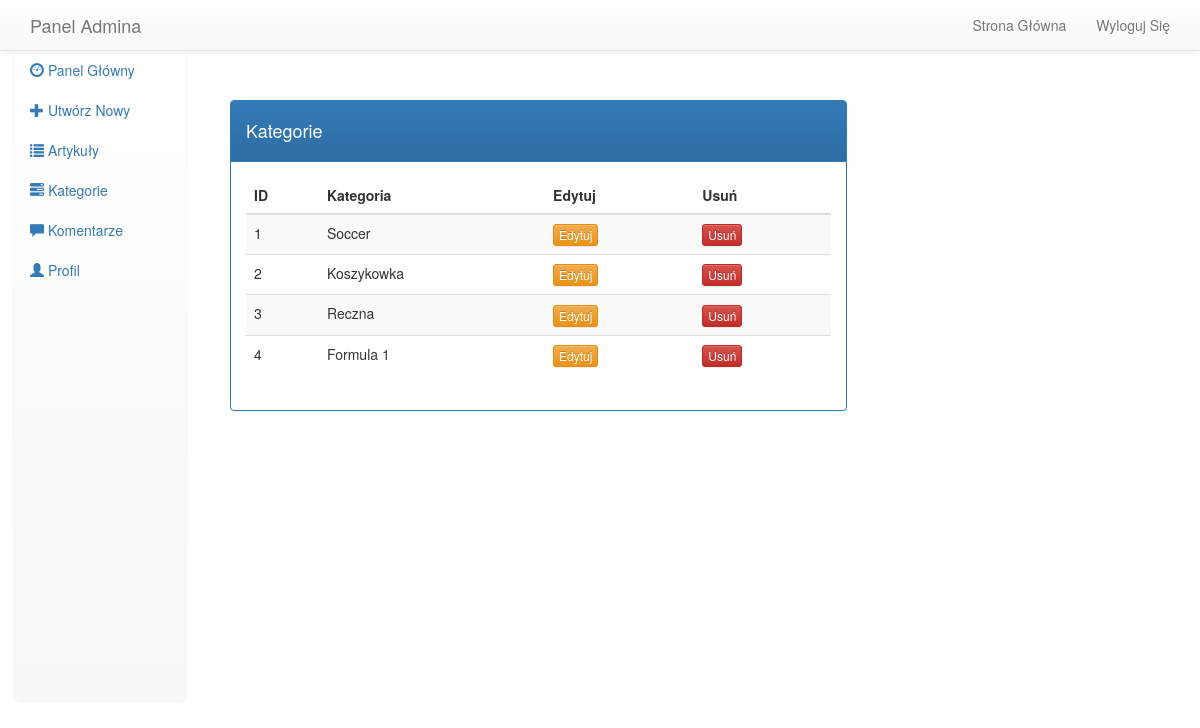
Page /admin/category_list.php (signed in) on the committed database.
### tables this page shows
CREATE TABLE `category` (
  `c_id` int(11) NOT NULL,
  `category_name` text NOT NULL
);

### admin/category_list.php (the view, shortened to what this page needs)
<?php
    include '../includes/db.php';
?>
    <!DOCTYPE html>
    <html lang="pl">
    <head>
        <link href="css/bootstrap.min.css" rel="stylesheet">
        <link rel="stylesheet" href="https://maxcdn.bootstrapcdn.com/bootstrap/3.3.7/css/bootstrap.min.css">
        <link rel="stylesheet" href="https://maxcdn.bootstrapcdn.com/bootstrap/3.3.7/css/bootstrap-theme.min.css"> </head>
    <body>
        <?php include 'header.php' ?>
            <div style="width:50px; height:50px;"></div>
            <?php include 'sidebar.php' ?>
                <div class="col-lg-10">
                    <div style="width:50px; height:50px;"></div>
                        <div class="col-lg-8">
                            <div class="panel panel-primary">
                                <div class="panel-heading">
                                    <h4>Kategorie</h4> </div>
                                <div class="panel-body">
                                    <table class="table table-striped">
                                        <thead>
                                            <tr>
                                                <th>ID</th>
                                                <th>Kategoria</th>
                                                <th>Edytuj</th>
                                                <th>Usuń</th>
                                            </tr>
                                        </thead>
                                        <tbody>
                                            <?php
                                $sql = "SELECT * FROM category";
                                $run = mysqli_query($conn,$sql);
                              $number = 1;
                                while($rows = mysqli_fetch_assoc($run)){
                                    if($rows['category_name'] == 'home'){
                                        continue;
                                    }else{
                                        $category_name = ucfirst($rows['category_name']);
                                    }
                                    echo'
                                    <tr>
                                  <td>'.$number.'</td>
                                  <td>'.$category_name.'</td>
                                  <td><a href="edit_category.php?cat_id='.$rows['c_id'].'" class="btn btn-warning btn-xs">Edytuj</a></td>
                                  <td><a href="category_list.php?del_id='.$rows['c_id'].'" class="btn btn-danger btn-xs">Usuń</a></td>
                              </tr>
                                    ';
                                    $number++;
                                }
                             ?>
                                        </tbody>
                                    </table>
                                </div>
                            </div>
                        </div>
                </div>
    </body>
    </html>

### rows in the picture
category: category_name "Soccer"
category: category_name "Koszykowka"
category: category_name "Reczna"
category: category_name "Formula 1"
